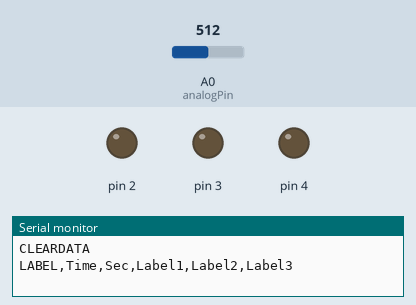
Simulated run of this sketch. Board: Arduino Uno, built with avr-gcc and run on an emulated ATmega328P. On the bench: output pins drawn as LEDs (lit = HIGH), the last lines printed to the serial monitor. Inputs (shaded band) come from the test bench; at power-on: A0 (analogPin) = 512.

Above: at 0.02 s.
At 0.27 s:
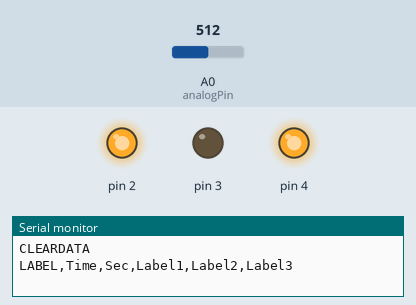
At 0.73 s:
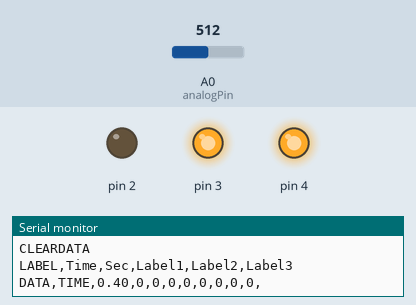
At 1.41 s:
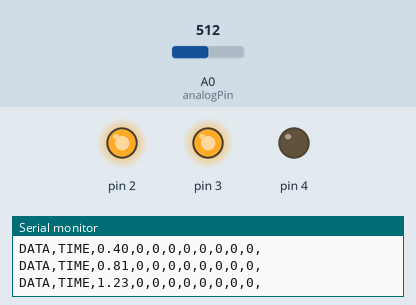
At 2.13 s:
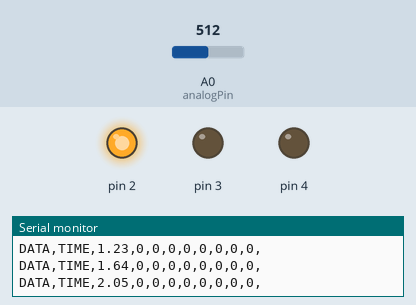
At 2.85 s:
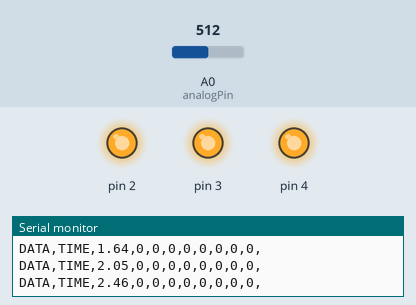
Timing chart, 0 to 3.1 s (numbered marks = the images above):
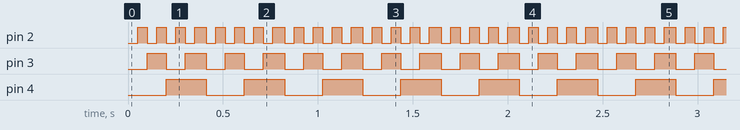

The sketch:

ReadMultiplexer2Excel_B.ino
```cpp
//Code for running through each of the pins 0-7 on a 8-way multiplexer (like a 4067).
//Reads all values from possible input and stores them in an array and prints to computer.

int analogPin = 0;     // Could be any analog pin
int val = 0;           // variable to store the value read
int row = 0;
double sec = 0.0;

//Array for storing values read from sensors connected to multiplexer
byte Values[]={0,0,0,0,0,0,0,0,0,0,0,0,0,0,0,0};

//Integers for storing bits. These bits become the HIGH or LOW values
//sent to the pins for activating the S0,S1,S2 pins on the multiplexter
int r0=0;
int r1=0;
int r2=0;

int i=0;     //Counter for loops


void setup()
{
  //Pins for activating S0,S1,S2 on the multiplexter. Can be any digital pins.
  pinMode(2, OUTPUT);
  pinMode(3, OUTPUT);
  pinMode(4, OUTPUT);

  Serial.begin(9600);          //  setup serial
  Serial.println("CLEARDATA");  //For use with PLXDAQ
  Serial.println("LABEL,Time,Sec,Label1,Label2,Label3");
}
void loop()
{
  for (int i=0;i<=7;i++){  //Loop for writing to S0,S1,S2 on multiplexer
    r0=bitRead(i,0);
    r1=bitRead(i,1);
    r2=bitRead(i,2);
    digitalWrite(2,r0);
    digitalWrite(3,r1);
    digitalWrite(4,r2);
    delay(50);
    Values[i] = analogRead(analogPin);    // read the input pin
  }

  Serial.print("DATA,TIME,");
  sec=millis()/1000.0;
  Serial.print(sec);
  Serial.print(",");
  for (int i=0;i<=7;i++){    //Print all analog read values.
    Serial.print(Values[i]);
    Serial.print(",");
  }
  Serial.println(" ");
  row++;
  delay(10);
}
```

Measured:
- by itself, pin 2: alternates HIGH for 0.05 s and LOW for 0.05 s
- by itself, pin 3: alternates HIGH for 0.11 s and LOW for 0.10 s
- by itself, pin 4: alternates HIGH for 0.21 s and LOW for 0.20 s
